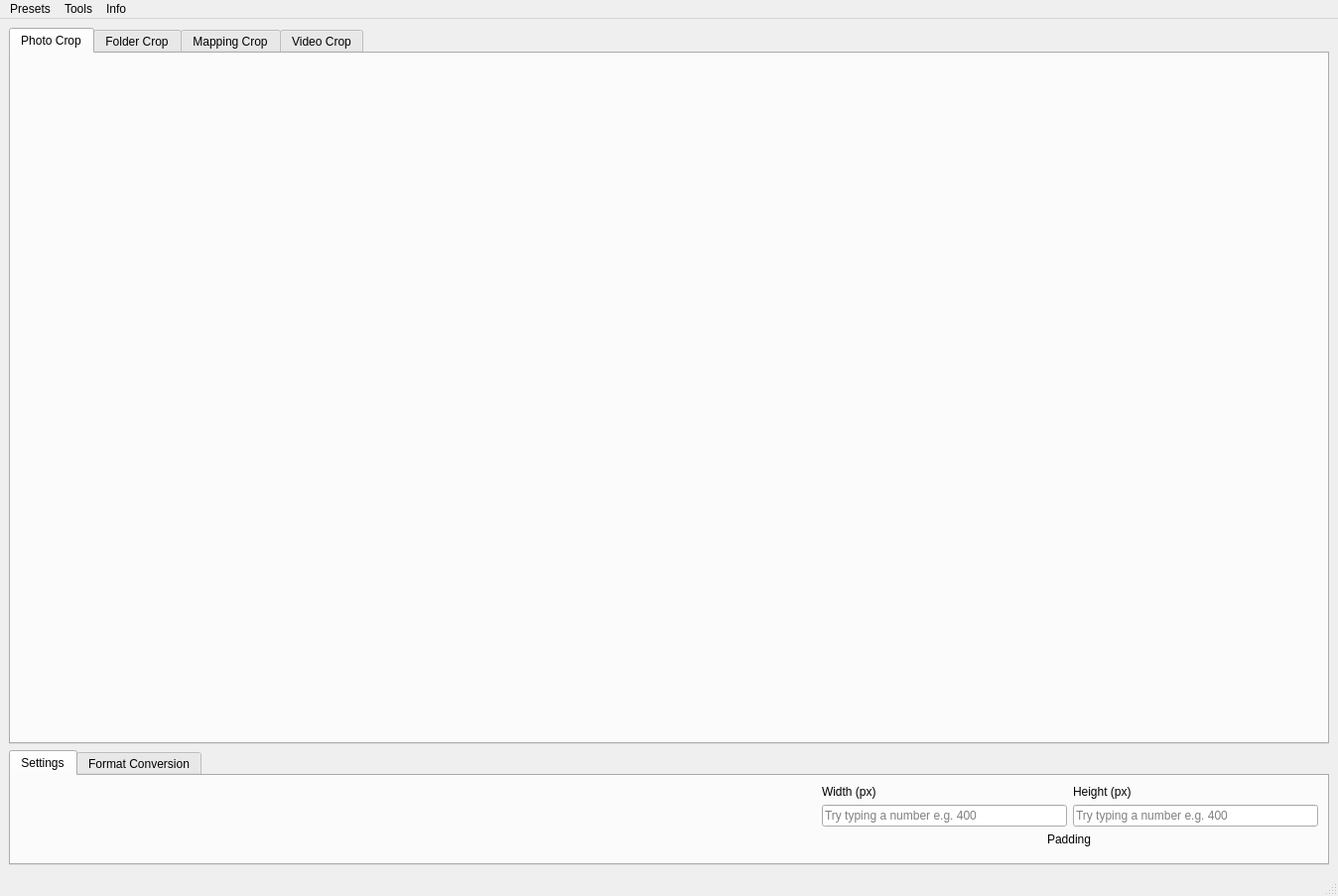
<?xml version="1.0" encoding="UTF-8"?>
<ui version="4.0">
 <class>MainWindow</class>
 <widget class="QMainWindow" name="MainWindow">
  <property name="geometry">
   <rect>
    <x>0</x>
    <y>0</y>
    <width>1348</width>
    <height>903</height>
   </rect>
  </property>
  <property name="windowTitle">
   <string>MainWindow</string>
  </property>
  <property name="windowIcon">
   <iconset resource="../resources2.qrc">
    <normaloff>:/resources/logos/logo.ico</normaloff>:/resources/logos/logo.ico</iconset>
  </property>
  <widget class="QWidget" name="centralwidget">
   <layout class="QHBoxLayout" name="horizontalLayout_2">
    <item>
     <layout class="QVBoxLayout" name="verticalLayout_2" stretch="13,0">
      <item>
       <widget class="QTabWidget" name="function_tabWidget">
        <property name="currentIndex">
         <number>0</number>
        </property>
        <property name="movable">
         <bool>true</bool>
        </property>
        <widget class="QWidget" name="photoTab">
         <attribute name="icon">
          <iconset resource="../resources2.qrc">
           <normaloff>:/resources/icons/picture.svg</normaloff>:/resources/icons/picture.svg</iconset>
         </attribute>
         <attribute name="title">
          <string>Photo Crop</string>
         </attribute>
         <layout class="QVBoxLayout" name="verticalLayout_8" stretch="0">
          <item>
           <widget class="QWidget" name="widget" native="true"/>
          </item>
         </layout>
        </widget>
        <widget class="QWidget" name="folder_Tab">
         <attribute name="icon">
          <iconset resource="../resources2.qrc">
           <normaloff>:/resources/icons/folder.svg</normaloff>:/resources/icons/folder.svg</iconset>
         </attribute>
         <attribute name="title">
          <string>Folder Crop</string>
         </attribute>
         <layout class="QVBoxLayout" name="verticalLayout_15" stretch="0">
          <item>
           <widget class="QWidget" name="widget_2" native="true"/>
          </item>
         </layout>
        </widget>
        <widget class="QWidget" name="mappingTab">
         <attribute name="icon">
          <iconset resource="../resources2.qrc">
           <normaloff>:/resources/icons/excel.svg</normaloff>:/resources/icons/excel.svg</iconset>
         </attribute>
         <attribute name="title">
          <string>Mapping Crop</string>
         </attribute>
         <layout class="QVBoxLayout" name="verticalLayout_17" stretch="0">
          <item>
           <widget class="QWidget" name="widget_3" native="true"/>
          </item>
         </layout>
        </widget>
        <widget class="QWidget" name="videoTab">
         <attribute name="icon">
          <iconset resource="../resources2.qrc">
           <normaloff>:/resources/icons/clapperboard.svg</normaloff>:/resources/icons/clapperboard.svg</iconset>
         </attribute>
         <attribute name="title">
          <string>Video Crop</string>
         </attribute>
         <layout class="QVBoxLayout" name="verticalLayout_22" stretch="0">
          <item>
           <widget class="QWidget" name="widget_4" native="true"/>
          </item>
         </layout>
        </widget>
       </widget>
      </item>
      <item>
       <widget class="QTabWidget" name="settings_tabWidget">
        <property name="tabShape">
         <enum>QTabWidget::Rounded</enum>
        </property>
        <property name="currentIndex">
         <number>0</number>
        </property>
        <property name="tabsClosable">
         <bool>false</bool>
        </property>
        <property name="movable">
         <bool>true</bool>
        </property>
        <property name="tabBarAutoHide">
         <bool>false</bool>
        </property>
        <widget class="QWidget" name="settingsTab">
         <attribute name="icon">
          <iconset resource="../resources2.qrc">
           <normaloff>:/resources/icons/settings.svg</normaloff>:/resources/icons/settings.svg</iconset>
         </attribute>
         <attribute name="title">
          <string>Settings</string>
         </attribute>
         <layout class="QHBoxLayout" name="horizontalLayout_3" stretch="1,1,1,0,2">
          <item>
           <widget class="QWidget" name="widget_5" native="true"/>
          </item>
          <item>
           <widget class="QWidget" name="widget_6" native="true"/>
          </item>
          <item>
           <widget class="QWidget" name="widget_7" native="true"/>
          </item>
          <item>
           <spacer name="horizontalSpacer_4">
            <property name="orientation">
             <enum>Qt::Horizontal</enum>
            </property>
            <property name="sizeHint" stdset="0">
             <size>
              <width>40</width>
              <height>20</height>
             </size>
            </property>
           </spacer>
          </item>
          <item>
           <layout class="QVBoxLayout" name="verticalLayout_6">
            <item>
             <layout class="QHBoxLayout" name="horizontalLayout_9">
              <item>
               <layout class="QVBoxLayout" name="verticalLayout_9">
                <item>
                 <widget class="QLabel" name="label_4">
                  <property name="text">
                   <string>Width (px)</string>
                  </property>
                 </widget>
                </item>
                <item>
                 <widget class="QLineEdit" name="widthLineEdit">
                  <property name="inputMethodHints">
                   <set>Qt::ImhDigitsOnly</set>
                  </property>
                  <property name="text">
                   <string/>
                  </property>
                  <property name="placeholderText">
                   <string>Try typing a number e.g. 400</string>
                  </property>
                 </widget>
                </item>
               </layout>
              </item>
              <item>
               <layout class="QVBoxLayout" name="verticalLayout_10">
                <item>
                 <widget class="QLabel" name="label_5">
                  <property name="text">
                   <string>Height (px)</string>
                  </property>
                 </widget>
                </item>
                <item>
                 <widget class="QLineEdit" name="heightLineEdit">
                  <property name="inputMethodHints">
                   <set>Qt::ImhDigitsOnly</set>
                  </property>
                  <property name="text">
                   <string/>
                  </property>
                  <property name="placeholderText">
                   <string>Try typing a number e.g. 400</string>
                  </property>
                 </widget>
                </item>
               </layout>
              </item>
             </layout>
            </item>
            <item alignment="Qt::AlignHCenter">
             <widget class="QLabel" name="label_7">
              <property name="text">
               <string>Padding</string>
              </property>
             </widget>
            </item>
            <item>
             <layout class="QHBoxLayout" name="horizontalLayout_10">
              <item>
               <widget class="QWidget" name="widget_8" native="true"/>
              </item>
              <item>
               <widget class="QWidget" name="widget_9" native="true"/>
              </item>
              <item>
               <widget class="QWidget" name="widget_11" native="true"/>
              </item>
              <item>
               <widget class="QWidget" name="widget_10" native="true"/>
              </item>
             </layout>
            </item>
           </layout>
          </item>
         </layout>
        </widget>
        <widget class="QWidget" name="formatTab">
         <attribute name="icon">
          <iconset resource="../resources2.qrc">
           <normaloff>:/resources/icons/memory_card.svg</normaloff>:/resources/icons/memory_card.svg</iconset>
         </attribute>
         <attribute name="title">
          <string>Format Conversion</string>
         </attribute>
         <layout class="QHBoxLayout" name="horizontalLayout_27">
          <item>
           <widget class="QWidget" name="widget_12" native="true"/>
          </item>
         </layout>
        </widget>
       </widget>
      </item>
     </layout>
    </item>
   </layout>
  </widget>
  <widget class="QMenuBar" name="menubar">
   <property name="geometry">
    <rect>
     <x>0</x>
     <y>0</y>
     <width>1348</width>
     <height>22</height>
    </rect>
   </property>
   <widget class="QMenu" name="menuFile">
    <property name="title">
     <string>Presets</string>
    </property>
    <addaction name="actionSquare"/>
    <addaction name="actionGolden_Ratio"/>
    <addaction name="action2_3_Ratio"/>
    <addaction name="action3_4_Ratio"/>
    <addaction name="action4_5_Ratio"/>
   </widget>
   <widget class="QMenu" name="menuTools">
    <property name="title">
     <string>Tools</string>
    </property>
    <addaction name="actionUse_Mapping"/>
    <addaction name="actionCrop_File"/>
    <addaction name="actionCrop_Folder"/>
    <addaction name="actionCrop_Video"/>
   </widget>
   <widget class="QMenu" name="menuInfo">
    <property name="title">
     <string>Info</string>
    </property>
    <addaction name="actionAbout_Face_Cropper"/>
   </widget>
   <addaction name="menuFile"/>
   <addaction name="menuTools"/>
   <addaction name="menuInfo"/>
  </widget>
  <widget class="QStatusBar" name="statusbar"/>
  <action name="actionAbout_Face_Cropper">
   <property name="text">
    <string>About Face Cropper</string>
   </property>
  </action>
  <action name="actionUse_Mapping">
   <property name="icon">
    <iconset resource="../resources2.qrc">
     <normaloff>:/resources/icons/excel.svg</normaloff>:/resources/icons/excel.svg</iconset>
   </property>
   <property name="text">
    <string>Use Mapping</string>
   </property>
  </action>
  <action name="actionCrop_File">
   <property name="icon">
    <iconset resource="../resources2.qrc">
     <normaloff>:/resources/icons/picture.svg</normaloff>:/resources/icons/picture.svg</iconset>
   </property>
   <property name="text">
    <string>Crop File</string>
   </property>
  </action>
  <action name="actionCrop_Folder">
   <property name="icon">
    <iconset resource="../resources2.qrc">
     <normaloff>:/resources/icons/folder.svg</normaloff>:/resources/icons/folder.svg</iconset>
   </property>
   <property name="text">
    <string>Crop Folder</string>
   </property>
  </action>
  <action name="actionSquare">
   <property name="text">
    <string>Square</string>
   </property>
  </action>
  <action name="actionGolden_Ratio">
   <property name="text">
    <string>Golden Ratio</string>
   </property>
  </action>
  <action name="action2_3_Ratio">
   <property name="text">
    <string>2:3 Ratio</string>
   </property>
  </action>
  <action name="action3_4_Ratio">
   <property name="text">
    <string>3:4 Ratio</string>
   </property>
  </action>
  <action name="action4_5_Ratio">
   <property name="text">
    <string>4:5 Ratio</string>
   </property>
  </action>
  <action name="actionCrop_Video">
   <property name="icon">
    <iconset resource="../resources2.qrc">
     <normaloff>:/resources/icons/clapperboard.svg</normaloff>:/resources/icons/clapperboard.svg</iconset>
   </property>
   <property name="text">
    <string>Crop Video</string>
   </property>
  </action>
 </widget>
 <resources>
  <include location="../resources2.qrc"/>
 </resources>
 <connections>
  <connection>
   <sender>actionCrop_File</sender>
   <signal>triggered()</signal>
   <receiver>function_tabWidget</receiver>
   <slot>setFocus()</slot>
   <hints>
    <hint type="sourcelabel">
     <x>-1</x>
     <y>-1</y>
    </hint>
    <hint type="destinationlabel">
     <x>673</x>
     <y>339</y>
    </hint>
   </hints>
  </connection>
  <connection>
   <sender>actionCrop_Folder</sender>
   <signal>triggered()</signal>
   <receiver>function_tabWidget</receiver>
   <slot>setFocus()</slot>
   <hints>
    <hint type="sourcelabel">
     <x>-1</x>
     <y>-1</y>
    </hint>
    <hint type="destinationlabel">
     <x>673</x>
     <y>339</y>
    </hint>
   </hints>
  </connection>
  <connection>
   <sender>actionCrop_Video</sender>
   <signal>triggered()</signal>
   <receiver>function_tabWidget</receiver>
   <slot>setFocus()</slot>
   <hints>
    <hint type="sourcelabel">
     <x>-1</x>
     <y>-1</y>
    </hint>
    <hint type="destinationlabel">
     <x>673</x>
     <y>339</y>
    </hint>
   </hints>
  </connection>
  <connection>
   <sender>actionUse_Mapping</sender>
   <signal>triggered()</signal>
   <receiver>function_tabWidget</receiver>
   <slot>setFocus()</slot>
   <hints>
    <hint type="sourcelabel">
     <x>-1</x>
     <y>-1</y>
    </hint>
    <hint type="destinationlabel">
     <x>673</x>
     <y>339</y>
    </hint>
   </hints>
  </connection>
 </connections>
</ui>
